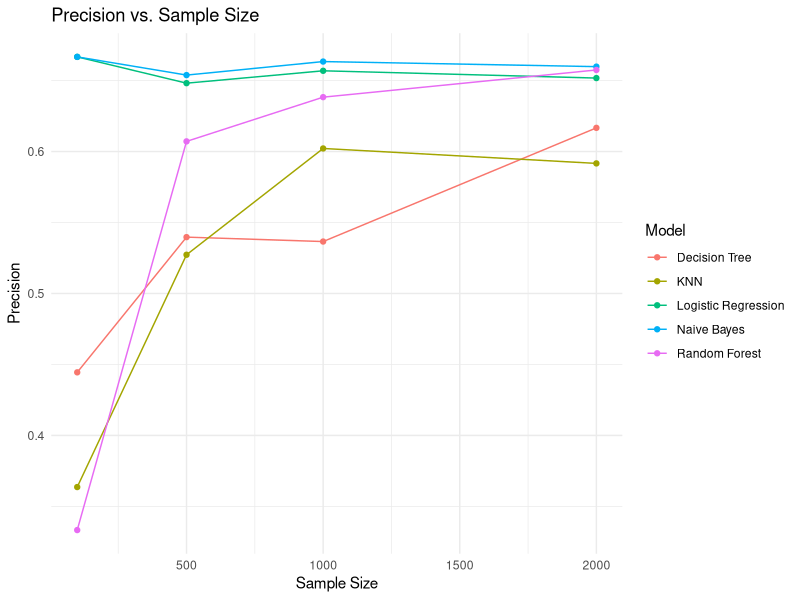
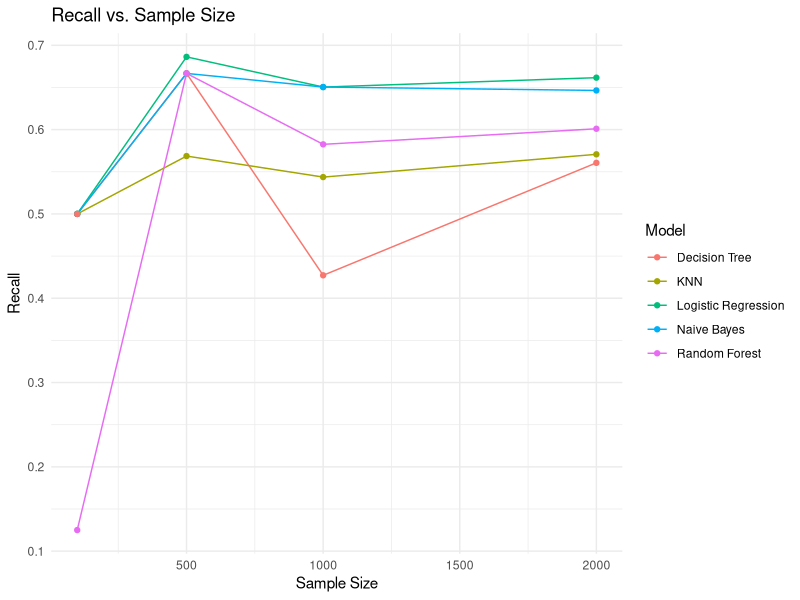
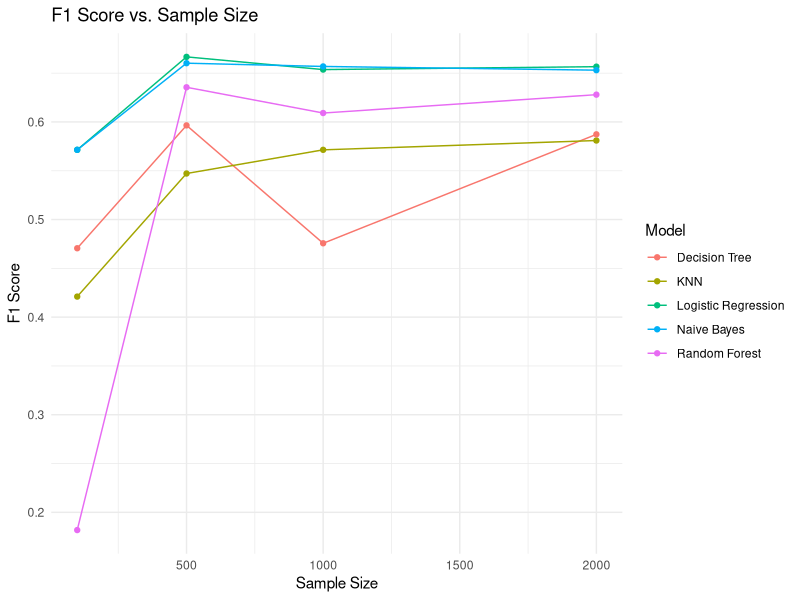
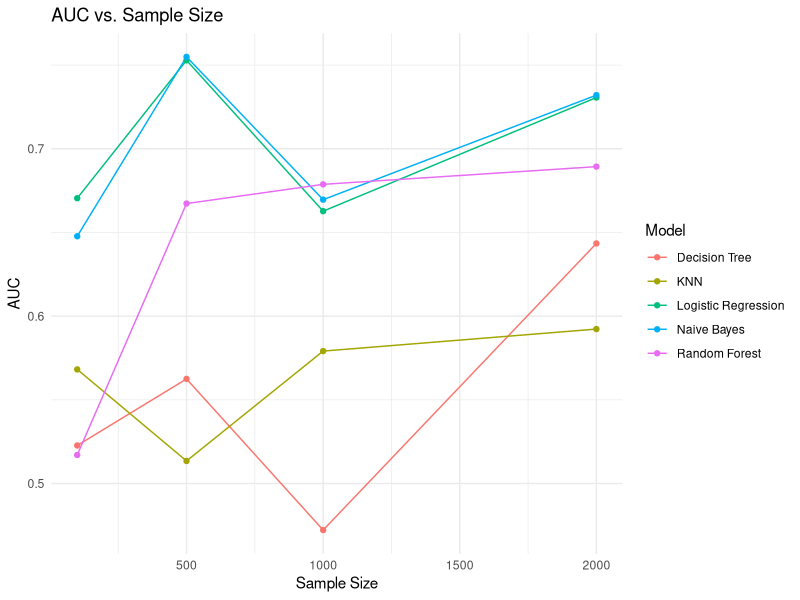

The R script that drew these images, in order:
## ---- chunk 1
library(caret)
library(e1071)       # For Naive Bayes
library(randomForest)
library(rpart)       # For Decision Tree
library(MLmetrics)
library(data.table)
library(ggplot2)
library(class)
library(pROC)
library(MASS)

## ---- chunk 2

# Function to generate synthetic data
generate_data <- function(n) {
  set.seed(123)
  p <- 10  # Number of predictors
  
  # Generate multivariate normal features
  mean_vector <- rep(0, p)
  covariance_matrix <- diag(p)
  X <- mvrnorm(n, mu = mean_vector, Sigma = covariance_matrix)
  
  # Convert to data frame
  df <- as.data.frame(X)
  colnames(df) <- paste0("x", 1:p)
  
  # Define logistic function
  logistic <- function(z) { 1 / (1 + exp(-z)) }
  
  # Define coefficients and intercept
  beta <- runif(p, -0.5, 0.5)
  intercept <- 0
  
  # Compute linear predictor and probabilities
  logit_values <- as.matrix(df) %*% beta + intercept
  probabilities <- logistic(logit_values)
  
  # Generate binary response variable
  df$y <- factor(rbinom(n, 1, probabilities), levels = c(0, 1))
  
  return(df)
}

# Function to calculate metrics
calculate_metrics <- function(actual, predicted, prob) {
  actual <- factor(actual, levels = c("0", "1"))
  predicted <- factor(predicted, levels = c("0", "1"))
  
  # Confusion Matrix
  confusion <- confusionMatrix(predicted, actual, positive = "1")
  
  # Precision, Recall, and F1 Score
  precision <- confusion$byClass["Precision"]
  recall <- confusion$byClass["Recall"]
  f1 <- (2 * precision * recall) / (precision + recall)  # F1 Score
  
  # AUC Calculation
  auc_value <- auc(roc(actual, prob))
  
  return(data.frame(Precision = precision, Recall = recall, F1Score = f1, AUC = auc_value))
}

# Define sample sizes
sample_sizes <- c(100, 500, 1000, 2000)
results <- list()

# Iterate over different sample sizes
for (n in sample_sizes) {
  set.seed(123)
  
  # Generate data
  data <- generate_data(n)
  train_index <- createDataPartition(data$y, p = 0.8, list = FALSE)
  train <- data[train_index, ]
  test <- data[-train_index, ]
  
  # Logistic Regression
  log_model <- glm(y ~ ., family = binomial, data = train)
  log_prob <- predict(log_model, test, type = "response")
  log_pred <- factor(ifelse(log_prob > 0.5, "1", "0"), levels = c("0", "1"))
  
  # K-Nearest Neighbors
  knn_pred <- knn(train = train[, -ncol(train)], test = test[, -ncol(test)], cl = train$y, k = 5)
  knn_prob <- as.numeric(knn_pred) - 1  # Convert factor to numeric probability
  
  # Naive Bayes
  nb_model <- naiveBayes(y ~ ., data = train)
  nb_prob <- predict(nb_model, test, type = "raw")[, 2]
  nb_pred <- predict(nb_model, test)
  
  # Decision Tree
  dt_model <- rpart(y ~ ., data = train, method = "class")
  dt_prob <- predict(dt_model, test, type = "prob")[, 2]
  dt_pred <- predict(dt_model, test, type = "class")
  
  # Random Forest
  rf_model <- randomForest(y ~ ., data = train, ntree = 100)
  rf_prob <- predict(rf_model, test, type = "prob")[, 2]
  rf_pred <- predict(rf_model, test, type = "class")
  
  # Compute metrics for all models
  log_metrics <- calculate_metrics(test$y, log_pred, log_prob)
  knn_metrics <- calculate_metrics(test$y, knn_pred, knn_prob)
  nb_metrics <- calculate_metrics(test$y, nb_pred, nb_prob)
  dt_metrics <- calculate_metrics(test$y, dt_pred, dt_prob)
  rf_metrics <- calculate_metrics(test$y, rf_pred, rf_prob)
  
  # Store results
  results[[paste0("n_", n)]] <- rbind(
    data.table(Model = "Logistic Regression", SampleSize = n, Precision = log_metrics$Precision, Recall = log_metrics$Recall, F1Score = log_metrics$F1Score, AUC = log_metrics$AUC),
    data.table(Model = "KNN", SampleSize = n, Precision = knn_metrics$Precision, Recall = knn_metrics$Recall, F1Score = knn_metrics$F1Score, AUC = knn_metrics$AUC),
    data.table(Model = "Naive Bayes", SampleSize = n, Precision = nb_metrics$Precision, Recall = nb_metrics$Recall, F1Score = nb_metrics$F1Score, AUC = nb_metrics$AUC),
    data.table(Model = "Decision Tree", SampleSize = n, Precision = dt_metrics$Precision, Recall = dt_metrics$Recall, F1Score = dt_metrics$F1Score, AUC = dt_metrics$AUC),
    data.table(Model = "Random Forest", SampleSize = n, Precision = rf_metrics$Precision, Recall = rf_metrics$Recall, F1Score = rf_metrics$F1Score, AUC = rf_metrics$AUC)
  )
}


## ---- chunk 3
# Combine all results
final_results <- rbindlist(results)
print(final_results)

## ---- chunk 4
# Visualization of results
ggplot(final_results, aes(x = SampleSize, y = Precision, color = Model)) +
  geom_line() + geom_point() +
  labs(title = "Precision vs. Sample Size", x = "Sample Size", y = "Precision") +
  theme_minimal()

## ---- chunk 5
ggplot(final_results, aes(x = SampleSize, y = Recall, color = Model)) +
  geom_line() + geom_point() +
  labs(title = "Recall vs. Sample Size", x = "Sample Size", y = "Recall") +
  theme_minimal()

## ---- chunk 6
ggplot(final_results, aes(x = SampleSize, y = F1Score, color = Model)) +
  geom_line() + geom_point() +
  labs(title = "F1 Score vs. Sample Size", x = "Sample Size", y = "F1 Score") +
  theme_minimal()
## ---- chunk 7
ggplot(final_results, aes(x = SampleSize, y = AUC, color = Model)) +
  geom_line() + geom_point() +
  labs(title = "AUC vs. Sample Size", x = "Sample Size", y = "AUC") +
  theme_minimal()
